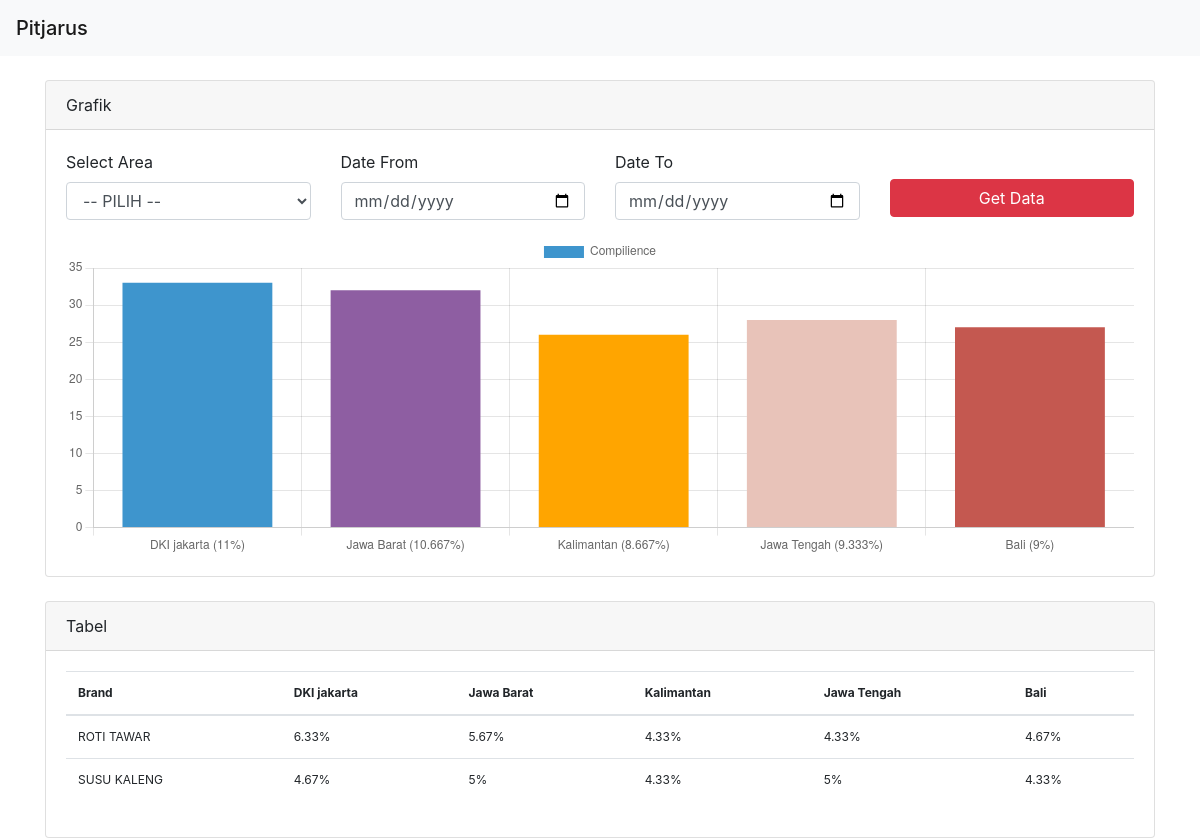
The page / on the database its author committed.
### tables this page shows
CREATE TABLE `store_area` (
  `area_id` int(11) NOT NULL,
  `area_name` varchar(50) NOT NULL
);

CREATE TABLE `product_brand` (
  `brand_id` int(11) NOT NULL,
  `brand_name` varchar(20) NOT NULL
);

### application/controllers/Main.php (called while the page is built, shortened)
<?php
class Main extends CI_Controller {
	public function __construct()
	{
		$this->load->helper('url');
	}
	public function index()
	{
		$db = $this->db;
		$brand = $db->get('product_brand')->result();
		$area = $db->get('store_area')->result();
		$query_1 = $this->queryData(null,'01-01-1970',(date('Y-m-d')))->result_array();
		foreach ($brand as $a) {
          $dataBrand[($a->brand_name)] = [];
          foreach ($area as $s) {
             $getId = $this->findData($query_1,["brand" => $a->brand_name, "area_name" => $s->area_name]);
             $data[($s->area_name)] = $query_1[$getId[0]]['compliance'];
           }
           array_push($dataBrand[($a->brand_name)], $data);
        };
        foreach ($dataBrand as $key => $value) {
          foreach ($value[0] as $key_1 => $value_1) {
              $sum[$key_1][] = $value_1;
          };
        };
        foreach ($sum as $key => $value) {
          $data_x[$key] = array_sum($value);
        };
		$data = [
			"area" => $area,
			"brand" => $brand,
			"dataResult" => $query_1,
			"rowCount" => $db->get('report_product')->num_rows(),
			"data_x" => $data_x,
		];
		$this->load->view('index.php', $data);
	}
	public function queryData($area,$dateFromInput, $dateToInput)
	{
		$dateFrom = date('Y-m-d', strtotime($dateFromInput));
		$dateTo = date('Y-m-d', strtotime($dateToInput));
		$db = $this->db;
		$db->select('product_brand.brand_name AS brand, store_area.area_name AS area_name, report_product.compliance');
		$db->select_sum('report_product.compliance');
		$db->from('report_product');
		$db->join('store', 'report_product.store_id = store.store_id');
		$db->join('store_area', 'store.area_id = store_area.area_id');
		$db->join('product', 'report_product.product_id = product.product_id');
		$db->join('product_brand', 'product.brand_id = product_brand.brand_id');
		if ($area == null) {
			$db->where('tanggal >=', $dateFrom);
			$db->where('tanggal <=', $dateTo);
		}else{
			$db->where(['area_name' => $area]);
			$db->where('tanggal >=', $dateFrom);
			$db->where('tanggal <=', $dateTo);
		};
		$db->group_by(['brand', 'area_name']);
		$db->order_by('brand', 'DESC');
		return $db->get();
	}
	 function findData($array, $search)
        {
          $result = array();
          foreach ($array as $key => $value)
          {
            $result[] = $key;
          }
          return $result;
      }
}

### index.php (called while the page is built, shortened)
<?php
require_once BASEPATH.'core/CodeIgniter.php';

### application/views/array_search.php (called while the page is built, shortened)
<?php
function findData($array, $search)
{
  $result = array();
  foreach ($array as $key => $value)
  {
    $result[] = $key;
  }
  return $result;
}
 ?>

### application/views/index.php (the view, shortened to what this page needs)
<!doctype html>
<html lang="en">
  <head>
    <link rel="stylesheet" href="https://cdn.jsdelivr.net/npm/bootstrap@4.6.2/dist/css/bootstrap.min.css">
  </head>
  <body>
    <?php
    include 'array_search.php';
    ?>
    <nav class="navbar navbar-light bg-light">
      <span class="navbar-brand mb-0 h1">Pitjarus</span>
    </nav>
    <br>
    <div class="container">
      <div class="card ">
        <div class="card-header">
          Grafik
        </div>
        <div class="card-body">
          <form action="<?php echo base_url().'main/view_data' ?>" method="post">
          <div class="row">
              <div class="col-md-3">
                <div class="form-group">
                  <label for="">Select Area</label>
                  <select name="area" id="" class="form-control">
                    <option> -- PILIH --</option>
                  </select>
                </div>
              </div>
              <div class="col-md-3">
                <div class="form-group">
                  <label for="">Date From</label>
                  <input type="date" class="form-control" name="dateFrom">
                </div>
              </div>
              <div class="col-md-3">
                <div class="form-group">
                  <label for="">Date To</label>
                  <input type="date" class="form-control" name="dateTo">
                </div>
              </div>
              <div class="col-md-3">
                <div class="form-group">
                  <button class="btn btn-danger btn-block" style="margin-top: 12%;" type="submit">Get Data</button>
                </div>
              </div>
            </div>
          </form>
          <canvas id="bar-chart" width="100%" height="30%"></canvas>
          <script>
          new Chart(document.getElementById("bar-chart"), {
          type: 'bar',
          data: {
          labels: [
          <?php
          foreach ($data_x as $key => $value) {
          $persen = round((($value / $rowCount) * 100),3);
          echo "'".$key." (".$persen."%)"."',";
          }
          ?>
          ],
          datasets: [{
          label: "Compilience",
          backgroundColor: ["#3e95cd", "#8e5ea2", "orange", "#e8c3b9", "#c45850", "#c45850"],
          data: [
          <?php
          foreach ($data_x as $key => $value) {
          echo "'".$value."',";
          }
          ?>
          ]
          }]
          },
          options: {
          legend: {
          display: true
          },
          title: {
          display: true,
          text: 'Product Compilience'
          }
          }
          });
          </script>
        </div>
      </div>
      <br>
      <div class="card ">
        <div class="card-header">
          Tabel
        </div>
        <div class="card-body">
          <table class="table" style="font-size: 12px;">
            <thead>
              <th>Brand</th>
              <?php
              foreach ($area as $p) {
              ?>
              <th><?php echo $p->area_name ?></th>
              <?php } ?>
            </thead>
            <tbody>
              <?php
              foreach ($brand as $n) {
              ?>
              <tr>
                <td>
                  <?php echo $n->brand_name ?>
                </td>
                <?php
                foreach ($area as $j) {
                ?>
                <td>
                  <?php
                  $data = findData($dataResult,["brand" => $n->brand_name, "area_name" => $j->area_name]);
                  $d = $dataResult[$data[0]]['compliance'];
                  $persen = ($d/$rowCount) * 100;
                  echo (round($persen,2)).'%';
                  ?>
                </td>
                <?php } ?>
              </tr>
              <?php } ?>
            </tbody>
          </table>
        </div>
      </div>
    </div>
  </body>
</html>

### rows shown on the page
store_area: area_name "DKI jakarta", persen "6.33", persen "4.67"
store_area: area_name "Jawa Barat", persen "5.67", persen "5"
store_area: area_name "Kalimantan", persen "4.33"
store_area: area_name "Jawa Tengah", persen "4.33", persen "5"
store_area: area_name "Bali", persen "4.67", persen "4.33"
product_brand: brand_name "ROTI TAWAR"
product_brand: brand_name "SUSU KALENG"

### other values the page prints
chart data {{ $key }} DKI jakarta, Jawa Barat, Kalimantan, Jawa Tengah, Bali
chart data {{ $persen }} 11, 10.667, 8.667, 9.333, 9
chart data {{ $value }} 33, 32, 26, 28, 27
